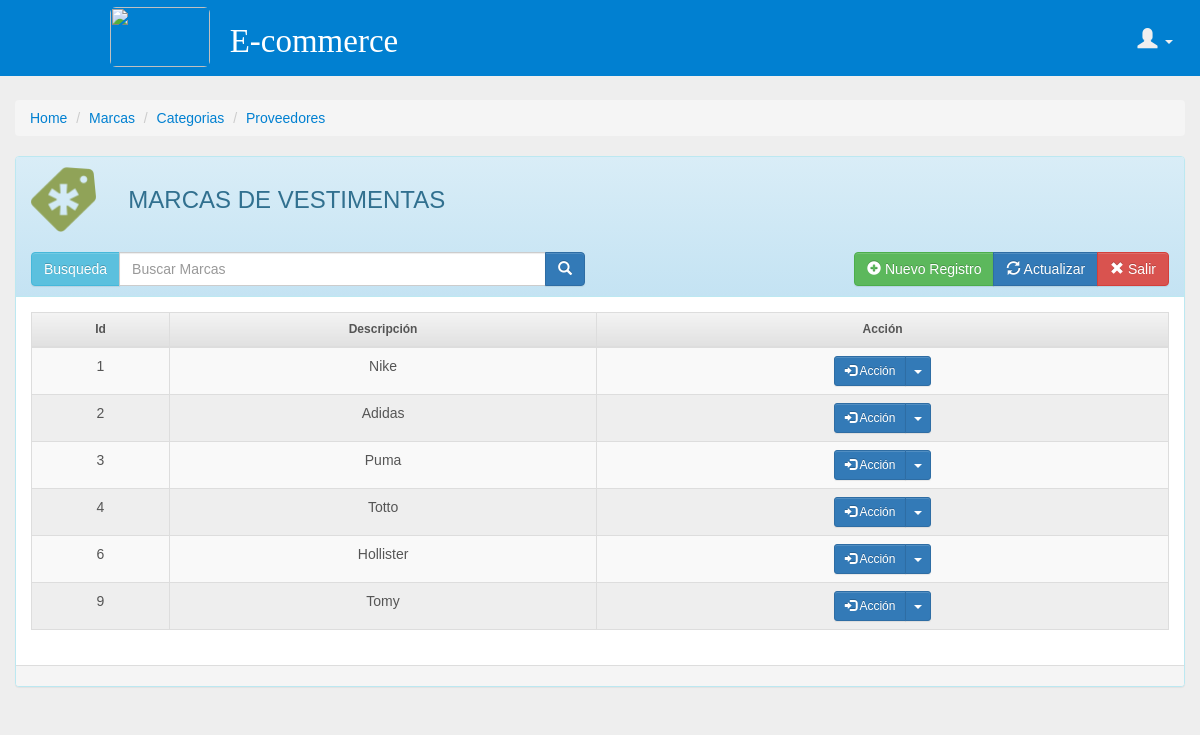
Page /app/marca/marca.php (signed in) on the committed database.
### tables this page shows
CREATE TABLE IF NOT EXISTS `marca` (
  `MarCodigo` int(11) NOT NULL AUTO_INCREMENT,
  `MarDescripcion` varchar(50) NOT NULL,
  PRIMARY KEY (`MarCodigo`)
);

### app/marca/dao/DaoMarca.php (called while the page is built, shortened)
<?php
class DaoMarca implements IntMarca{
    public $where = null;
    public function listar() {
        $tipos = new ArrayObject();
        try {
            $con = new Conexion();
            $sql=$con->consultar("select MarCodigo cod ,MarDescripcion des from marca where MarDescripcion LIKE '%" . $this->where . "%'");
            while ($row = $sql->fetch_array()) {
            $tipos[] = new EntMarca($row['cod'], $row['des']);
            }
        } catch (Exception $exc) {
            echo $exc->getTraceAsString();
        }
        return $tipos;
    }
}
?>

### app/modulobase/Conexion.php (called while the page is built, shortened)
<?php
class Conexion {
    private $BaseDatos;
    private $Servidor;
    private $Usuario;
    private $Clave;
    private $conn;
    public function __construct() {
        $this->BaseDatos = "carrito";
        $this->Servidor = "localhost";
        $this->Usuario = "root";
        $this->Clave = "";
    }
    private function conectar() {
        $connect = true;
        $this->conn = new mysqli($this->Servidor, $this->Usuario, $this->Clave, $this->BaseDatos);
        return $connect;
    }
    public function consultar($script) {
        $resultado = NULL;
        if ($this->conectar()) {
            $resultado = $this->conn->query($script);
        }
        return $resultado;
    }
}

### app/marca/entidad/EntMarca.php (called while the page is built, shortened)
<?php
class EntMarca{
    public function __construct($id = 0, $Descripcion = '') {
        $this->id = $id;
        $this->Descripcion = $Descripcion;
    }
}
?>

### app/marca/vista/listado.php (the view, shortened to what this page needs)
<article id="content">
    <div class="container-fluid">
        <?php
        if (!isset($q)) {
            $q = '';
        }
        ?>
        <div class="row">
            <div class="col-md-12">
              <?php
                require '../principal/navegador.php';
                ?>
                <div class="panel panel-default panel-table panel-info">
                    <div class="panel-heading">
                        <div class="row">
                            <div class="col col-xs-1">
                                <img src="../../static/img/menu/marca.png"  height="65">
                            </div>
                            <div class="col col-xs-4">
                                <h3>MARCAS DE VESTIMENTAS</h3>
                            </div>
                        </div>
                        <br>
                        <div class="row">
                            <div class="col col-xs-6">
                                <form method="GET" action="marca.php">
                                    <div class="input-group">
                                        <div class="input-group-btn search-panel">
                                            <button type="button" class="btn btn-info">
                                                <span id="search_concept">Busqueda </span>
                                        </div>
                                        <input type="text" class="form-control" name="q" placeholder="Buscar Marcas" value="<?= $q ?>">
                                        <span class="input-group-btn">
                                            <button class="btn btn-primary"><span class="glyphicon glyphicon-search"></span></button>
                                        </span>
                                    </div>
                                </form>
                            </div>
                            <div class="col col-xs-6 text-right">
                                <div class="btn-group">
                                    <a class="btn btn-success" href="marca.php?action=nuevo&id=0">
                                        <i class="glyphicon glyphicon-plus-sign"> </i>
                                        Nuevo Registro
                                    </a>
                                    <a href="javascript:window.location.reload();" class="btn btn-primary">
                                        <i class="glyphicon glyphicon-refresh"> </i>
                                        Actualizar
                                    </a>
                                    <a href="../principal/admin.php" class="btn btn-danger">
                                        <i class="glyphicon glyphicon-remove"> </i>
                                        Salir
                                    </a>
                                </div>
                            </div>
                        </div>
                    </div>
                    <div class="panel-body">
                        <table class="table table-hover table-bordered table-responsive table-striped" id="tdatos">
                            <thead>
                                <tr>
                                    <th>Id</th>
                                    <th>Descripción</th>
                                    <th>Acción</th>
                                </tr>
                            </thead>
                            <tbody id="tdetalle">
                                <?php foreach ($this->dao->listar() as $marca): ?>
                                    <tr>
                                        <td align="center"><?= $marca->id ?></td>
                                        <td align="center"><?= $marca->Descripcion ?></td>
                                        <td align="center">
                                            <div class="btn-group">
                                                <button type="button" class="btn btn-primary btn-sm">
                                                    <i class="glyphicon glyphicon-log-in"></i> Acción
                                                </button>
                                                <button type="button" class="btn btn-primary btn-sm dropdown-toggle" data-toggle="dropdown">
                                                    <span class="caret"></span>
                                                </button>
                                            </div>
                                        </td>
                                    </tr>
                                <?php endforeach; ?>
                            </tbody>
                        </table>
                    </div>
                    <div class="panel-footer">
                    </div>
                </div>
            </div>
        </div>
</article>

### static/css/estilo.css (style rules this page uses)
html, body { height: 100%; font-family:verdana,arial,sans-serif; color:#555555; background: #eee; }
#content { padding-top: 100px; padding-bottom: 60px; background: none; }
a { color:#222222; }

### static/css/table.css (style rules this page uses)
#tdatos { border-radius: 6px; }
#tdatos thead tr { background: url("../img/bg/bg_th.png"); background-repeat: repeat-x; }
#tdatos thead tr th { text-align: center; font-size: 12px; }
#tdatos > tbody > tr:nth-of-type(even) { background-color: #eee; }

### rows in the picture
marca: MarCodigo "1", MarDescripcion "Nike"
marca: MarCodigo "2", MarDescripcion "Adidas"
marca: MarCodigo "3", MarDescripcion "Puma"
marca: MarCodigo "4", MarDescripcion "Totto"
marca: MarCodigo "6", MarDescripcion "Hollister"
marca: MarCodigo "9", MarDescripcion "Tomy"
